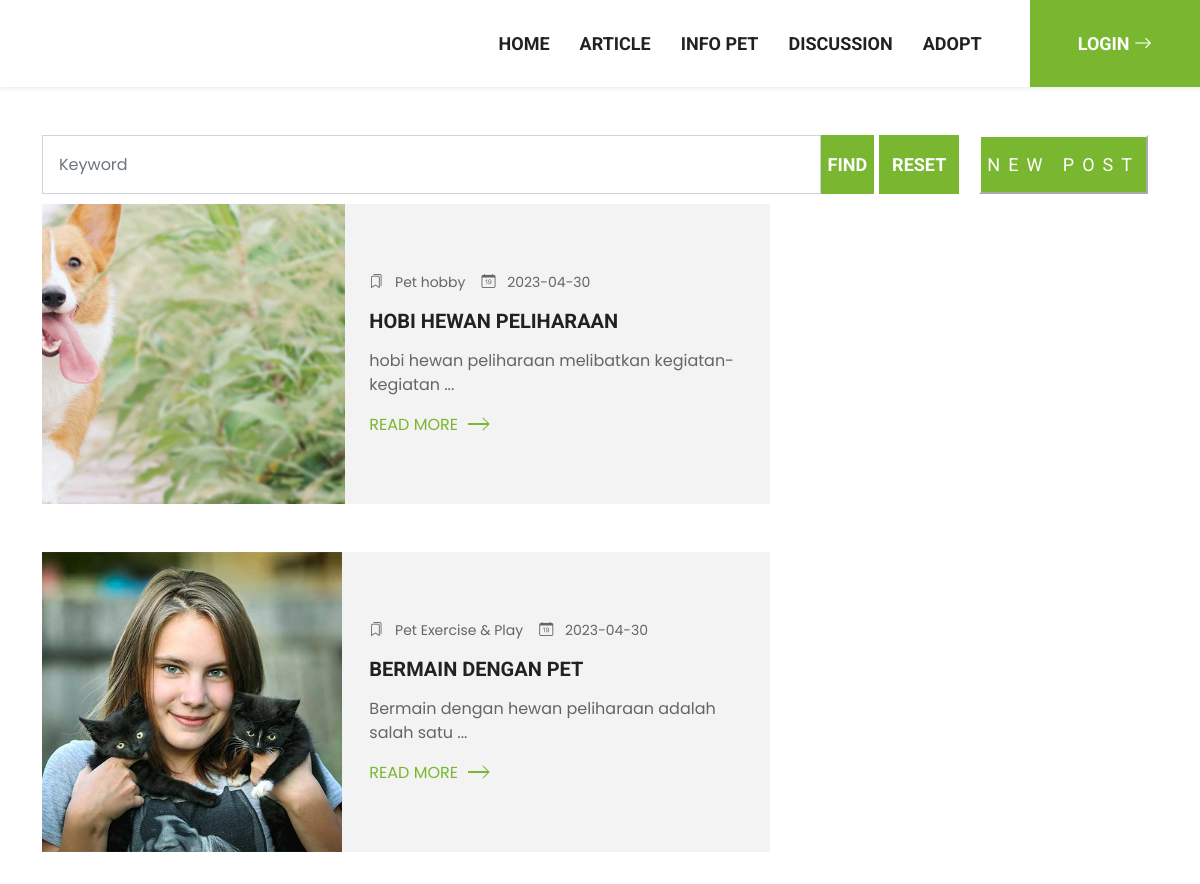
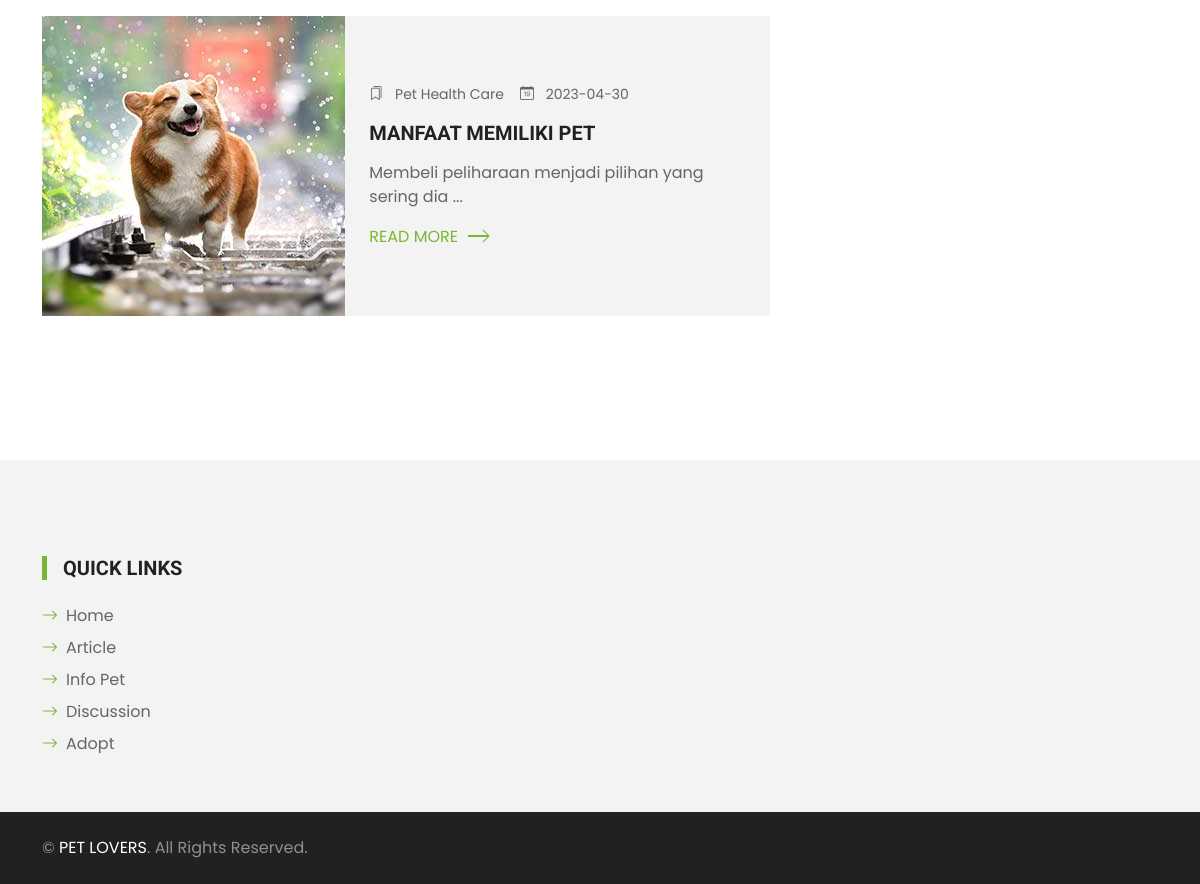
Screenshot of /blog.php with the database file from the repository (2 pictures, top to bottom).
### tables this page shows
CREATE TABLE `article` (
  `article_id` int(11) NOT NULL,
  `user_id` int(11) DEFAULT NULL,
  `article_topic` varchar(50) NOT NULL,
  `article_title` varchar(50) NOT NULL,
  `publish_date` date NOT NULL,
  `article_pic` varchar(255) DEFAULT NULL,
  `article_filename` varchar(100) DEFAULT NULL
);

### blog.php (the view, shortened to what this page needs)
<?php
include "connectToSQL.php";
$sql = "SELECT * FROM article";
$query = mysqli_query($connectToSQL, $sql);
$data = [];
while ($row = mysqli_fetch_assoc($query)) {
    $data[] = $row;
}
?>
<!DOCTYPE html>
<html lang="en">
<head>
    <link href="https://cdn.jsdelivr.net/npm/bootstrap-icons@1.4.1/font/bootstrap-icons.css" rel="stylesheet">
    <link href="lib/flaticon/font/flaticon.css" rel="stylesheet">
    <link href="lib/owlcarousel/assets/owl.carousel.min.css" rel="stylesheet">
    <link href="css/bootstrap.min.css" rel="stylesheet">
    <link href="css/style.css" rel="stylesheet">
    <link rel="stylesheet" href="css/profile.css">
</head>
<body>
    <nav class="navbar navbar-expand-lg bg-white navbar-light shadow-sm py-3 py-lg-0 px-3 px-lg-0">
        <div class="collapse navbar-collapse" id="navbarCollapse">
            <div class="navbar-nav ms-auto py-0">
                <a href="index.php" class="nav-item nav-link">Home</a>
                <a href="blog.php" class="nav-item nav-link">Article</a>
                <a href="infoPet.php" class="nav-item nav-link">Info Pet</a>
                <a href="discuss.php" class="nav-item nav-link">Discussion</a>
                <a href="adopt.php" class="nav-item nav-link">Adopt</a>
                <?php if (isset($_COOKIE['username'])) { ?>
                    <form action="" method="post">
                        <button type="submit" name="submit"
                            class="btn nav-item nav-link nav-contact bg-primary text-white px-5 ms-lg-5">LOG OUT</button>
                    </form>
                <?php } else { ?>
                    <a href="signin2.php" class="nav-item nav-link nav-contact bg-primary text-white px-5 ms-lg-5">LOGIN
                        <i class="bi bi-arrow-right"></i></a>
                <?php } ?>
            </div>
        </div>
    </nav>
    <div class="container py-5">
        <div style="display:flex;">
            <form method="POST" class="input-group">
                <input type="text" name="keyword" class="form-control p-3" placeholder="Keyword"
                    style="margin-bottom: 10px; ">
                <input type="submit" class="btn btn-primary"
                    style="margin-bottom: 10px; color: #FFF; margin: 0px 5px 10px 0px; padding: 14px 6px; text-align: center; font-family:Roboto, sans-serif; font-size: 18px; text-align: center;"
                    name="search" value="Find">
                <input type="submit" name="reset" class="btn btn-primary"
                    style="margin-bottom: 10px; color: #FFF; margin: 0px 10px 10px 0px;  text-align: center; font-family:Roboto, sans-serif; font-size: 18px; text-align: center;"
                    value="Reset">
            </form>
            <a href="newArticle.php">
                <input type="submit" name="new_post" class="bg-primary"
                    style="border-color:#fff;background-color: #7AB730; color: #FFF; margin: 0px 10px 10px 10px; padding: 14px 6px; text-align: center; font-family:Roboto, sans-serif; font-size: 18px; letter-spacing: 8px; text-align: center;"
                    value="NEW POST">
            </a>
        </div>
        <div class="row g-5">
            <div class="col-lg-8">
                <?php foreach (array_reverse($data) as $q) { ?>
                    <div class="blog-item mb-5">
                        <div class="row g-0 bg-light overflow-hidden">
                            <div class="col-12 col-sm-5 h-100">
                                <img class="img-fluid h-100"
                                    src="<?php echo "postArticle/imgArticle/" . $q['article_pic'] ?>"
                                    style="object-fit: cover;">
                            </div>
                            <div class="col-12 col-sm-7 h-100 d-flex flex-column justify-content-center">
                                <div class="p-4">
                                    <div class="d-flex mb-3">
                                        <small class="me-3"><i class="bi bi-bookmarks me-2"></i>
                                            <?php echo $q['article_topic']; ?>
                                        </small>
                                        <small><i class="bi bi-calendar-date me-2"></i>
                                            <?php echo $q['publish_date']; ?>
                                        </small>
                                    </div>
                                    <h5 class="text-uppercase mb-3">
                                        <?php echo $q['article_title']; ?>
                                    </h5>
                                    <p>
                                        <?php
                                        $dbPath = $q['article_filename'];
                                        $path = "postArticle/fileArticle/$dbPath" . ".txt";
                                        $data = fopen($path, "r");
                                        while ($line = fgets($data)) {
                                            echo (substr($line, 0, 50) . " ...");
                                        }
                                        ?>
                                    </p>
                                    <a class="text-primary text-uppercase"
                                        href="viewArticle.php?article_id=<?php echo $q['article_id'] ?>">Read More<i
                                            class="bi bi-chevron-right"></i></a>
                                </div>
                            </div>
                        </div>
                    </div>
                <?php } ?>
            </div>
        </div>
    </div>
    <div class="container-fluid bg-light mt-5 py-5">
        <div class="container pt-5">
            <div class="row g-5">
                <div class="col-lg-3 col-md-6">
                    <h5 class="text-uppercase border-start border-5 border-primary ps-3 mb-4">Quick Links</h5>
                    <div class="d-flex flex-column justify-content-start">
                        <a class="text-body mb-2" href="index.html"><i
                                class="bi bi-arrow-right text-primary me-2"></i>Home</a>
                        <a class="text-body mb-2" href="blog.html"><i
                                class="bi bi-arrow-right text-primary me-2"></i>Article</a>
                        <a class="text-body mb-2" href="infoPet.php"><i
                                class="bi bi-arrow-right text-primary me-2"></i>Info Pet</a>
                        <a class="text-body mb-2" href="discuss.php"><i
                                class="bi bi-arrow-right text-primary me-2"></i>Discussion</a>
                        <a class="text-body mb-2" href="addadopt.php"><i
                                class="bi bi-arrow-right text-primary me-2"></i>Adopt</a>
                    </div>
                </div>
            </div>
        </div>
    </div>
    <div class="container-fluid bg-dark text-white-50 py-4">
        <div class="container">
            <div class="row g-5">
                <div class="col-md-6 text-center text-md-start">
                    <p class="mb-md-0">&copy; <a class="text-white" href="index.html">PET LOVERS</a>. All Rights
                        Reserved.</p>
                </div>
            </div>
        </div>
    </div>
</body>
</html>

### css/style.css (style rules this page uses)
:root { --primary: #7AB730; --secondary: #FFD33C; --light: #F3F3F3; --dark: #212121; }
.btn { font-family: 'Roboto', sans-serif; text-transform: uppercase; font-weight: 700; transition: .5s; }
.btn-primary { color: #FFFFFF; }
.navbar-light .navbar-nav .nav-link { font-family: 'Roboto', sans-serif; position: relative; margin-left: 30px; padding: 30px 0; font-size: 18px; font-weight: 700; text-transform: uppercase; color: var(--dark); outline: none; transition: .5s; }
@media (min-width: 992px) { .navbar-light .navbar-nav .nav-link::before { position: absolute; content: ""; width: 0; height: 7px; top: -4px; left: 50%; background: var(--primary); transition: .5s; } }
@media (min-width: 992px) { .navbar-light .navbar-nav .nav-link.nav-contact::before { width: 100%; height: 1px; top: -1px; left: 0; } }
@media (min-width: 576px) { .blog-item .row { height: 300px; } }
.blog-item a i { position: relative; padding-left: 20px; transition: .3s; }
.blog-item a i::after { position: absolute; content: ""; width: 20px; height: 2px; top: 50%; left: 10px; margin-top: -1px; background: var(--primary); transition: .3s; }

### rows the page displays
article: article_pic (picture), article_topic "Pet hobby", publish_date "2023-04-30", article_title "HOBI HEWAN PELIHARAAN", line "hobi hewan peliharaan melibatkan kegiatan-kegiatan"
article: article_pic (picture), article_topic "Pet Exercise & Play", publish_date "2023-04-30", article_title "BERMAIN DENGAN PET", line "Bermain dengan hewan peliharaan adalah salah satu"
article: article_pic (picture), article_topic "Pet Health Care", publish_date "2023-04-30", article_title "MANFAAT MEMILIKI PET", line "Membeli peliharaan menjadi pilihan yang sering dia"
